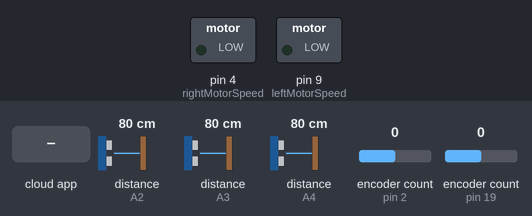
This sketch was run on a simulated Arduino Uno, built with avr-gcc and run on an emulated ATmega328P. On the bench: switched loads named in the sketch (green lamp = pin HIGH). The inputs (shaded band) are chosen by the test bench; at power-on: encoder count (sensors on pin 2, pin 19) 0, distance to the obstacle (sensors on A2, A3, A4) 80 cm. The ROS host is connected and sends only what is stated.

Above: at 1.2 s.
1.3 s: encoder count (sensor on pin 2) set to 4
At 2.3 s:
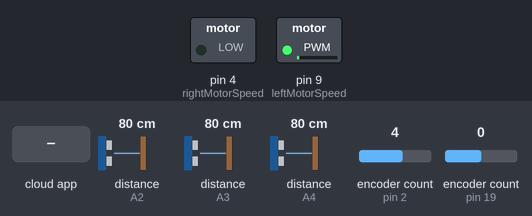
2.9 s: the phone or cloud app sets linear.x to -100
At 4.0 s:
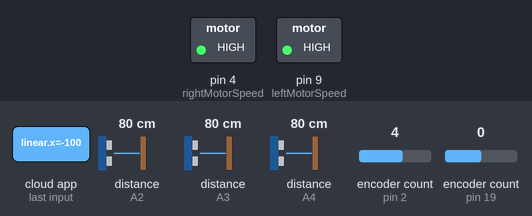
4.5 s: the phone or cloud app sets linear.x to 0
At 5.7 s:
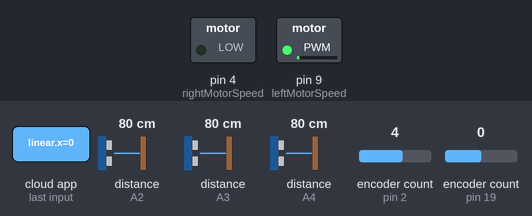
6.2 s: the phone or cloud app sets angular.z to -100
At 7.4 s:
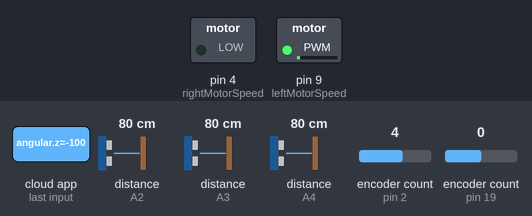
7.8 s: the phone or cloud app sets linear.x to 100
At 9.1 s:
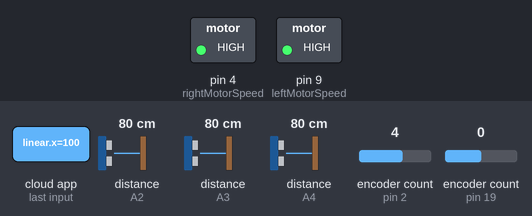
Timing chart, 0 to 10.4 s (numbered marks = the images above; inputs shaded):
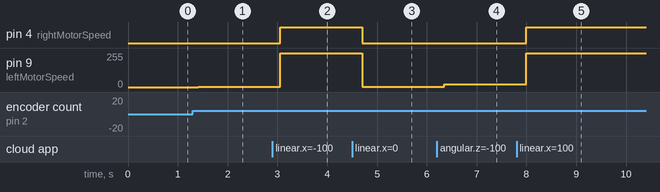

The sketch:

firmware.ino
```cpp
#include <Encoder.h>
#include <SharpIR.h>
#include <Average.h>

// ROS headers
#include <ros.h>
#include <std_msgs/Float32.h>
#include <geometry_msgs/Pose2D.h>
#include <geometry_msgs/Twist.h>

// encoder pins
const byte encL1 = 2;
const byte encL2 = 3;
const byte encR1 = 18;
const byte encR2 = 19;

// motor pins
const byte rightMotorSpeed = 4;
const byte rightMotorToggle = 5;
const byte leftMotorSpeed = 9;
const byte leftMotorToggle = 6;

// sensor pin numbers
//const byte sensorLeftPin = A2;
//const byte sensorFrontPin = A3;
//const byte sensorRightPin = A4;
const byte sensorLeftPin = A3;
const byte sensorFrontPin = A4;
const byte sensorRightPin = A2;

// object to get distance from sensors
SharpIR sensorLeft (SharpIR::GP2Y0A21YK0F, sensorLeftPin );
SharpIR sensorFront(SharpIR::GP2Y0A21YK0F, sensorFrontPin);
SharpIR sensorRight(SharpIR::GP2Y0A21YK0F, sensorRightPin);

// We take the average of the ten last sensor outputs
Average<float> avgLeft(10);
Average<float> avgFront(10);
Average<float> avgRight(10);

// initialize encoders
Encoder encR(encL1, encL2);
Encoder encL(encR2, encR1);

// global variables
long unsigned current_time;
float linear_vel  = 0.;
float angular_vel = 0.;

struct Pose
{
  float x;
  float y;
  float theta;

};

class Robot
{
  private:
    float r;  // wheel radius
    float b;  // distance between wheels
    int C;    // encoder resolution
    Pose pose;

  public:
  Robot(float _r, float _b, int _C): r{_r}, b{_b}, C{_C}
  {
    pose = {0., 0., 0.};
  }

  // Setter and getter
  float getR() { return r; }
  float getB() { return b; }
  int   getC() { return C; }
  struct Pose getPose(){return pose;}
  void setPose(float x, float y, float theta)
  {
    pose.x = x;
    pose.y = y;
    pose.theta = theta;
  }

};

// Initialize Robot
Robot robot = Robot(0.015, 0.095, 12 * 298);

ros::NodeHandle nh;

std_msgs::Float32 front_distance, right_distance, left_distance;
geometry_msgs::Pose2D pose;

// Initialize publishers
ros::Publisher front_distance_pub("front_distance", &front_distance);
ros::Publisher right_distance_pub("right_distance", &right_distance);
ros::Publisher left_distance_pub ("left_distance" , &left_distance );

ros::Publisher pose_pub("pose", &pose);

// converts linear and angular velocities to wheels angular velocities
void cmd_vel2wheels(float v, float w, class Robot& robot, float* result)
{
  result[0] = (v - robot.getB()/2. * w)/robot.getR();
  result[1] = (v + robot.getB()/2. * w)/robot.getR();
}
// Initialize subscribers
void cmd_vel_callback(const geometry_msgs::Twist& msg){
  linear_vel = msg.linear.x;
  angular_vel = msg.angular.z;
}

// calculates new pose of the robot based on current number of encoder pulses
// and robots's physical properties
void poseUpdate2(int NL, int NR, class Robot& robot, float deltaT, float* realVels)
{
  float coefficient = 2 * PI * robot.getR()/robot.getC()/deltaT;
  float v = coefficient * (NR + NL)/2.;
  float w = coefficient * (NR - NL)/robot.getB();

  realVels[0] = v;
  realVels[1] = w;

  Pose pose = robot.getPose();
  float theta = atan2(sin(pose.theta + w * deltaT),
                      cos(pose.theta + w * deltaT));
  robot.setPose(pose.x + v * cos(theta) * deltaT,
                pose.y + v * sin(theta) * deltaT,
                theta);
}

// calculate proportional error
float* getPropError(float w_d_l, float w_d_r, float w_l, float w_r)
{
  static float error[] = {0.0};
  error[0] = w_d_l - w_l;
  error[1] = w_d_r - w_r;
  return error;
}

float* getDerivError(float* prop_error_old, float* prop_error_new)
{
  static float deriv_error[] = {0.0};
  deriv_error[0] = prop_error_new[0] - prop_error_old[0];
  deriv_error[1] = prop_error_new[1] - prop_error_old[1];
  return deriv_error;
}

float* getIntegralError(float* integral_error_old, float* prop_error_new)
{
  static float integral_error[] = {0.0};
  integral_error[0] = integral_error_old[0] - prop_error_new[0];
  integral_error[1] = integral_error_old[1] - prop_error_new[1];
  return integral_error;
}

float* pid(float Kp, float Ki, float Kd, float* prop_error, float* deriv_error, float* integral_error, float deltaT)
{
  static float gain[] = {};
  gain[0] = Kp * prop_error[0] + Ki * integral_error[0] * deltaT + Kd * deriv_error[0] / deltaT;
  gain[1] = Kp * prop_error[1] + Ki * integral_error[1] * deltaT + Kd * deriv_error[1] / deltaT;
  return gain;
}

ros::Subscriber<geometry_msgs::Twist> cmd_vel_sub("cmd_vel", cmd_vel_callback);

void setup() {

  // initialize node
  nh.initNode();


  // The topics that robot publishes:
  nh.advertise(front_distance_pub);
  nh.advertise(right_distance_pub);
  nh.advertise(left_distance_pub);
  nh.advertise(pose_pub);

  // The topics that robot subscribes to:
  nh.subscribe(cmd_vel_sub);
}

// store intermediate results
float desired_wheel_vels[2];
float real_vels[2];
float real_wheel_vels[2];
float* prop_error_old;
float* prop_error_new;
float* deriv_error;
float* integral_error_old;
float* integral_error_new;
float* gain;

float deltaT = 0.1;

void loop() {
  int current_pulses[2] = {0, 0};
  int old_pulses[2] = {0, 0};
  prop_error_old[0] = 0;
  prop_error_new[1] = 0;
  integral_error_old[0] = 0;
  integral_error_old[1] = 0;

  // publish data at 10Hz
  if (millis() - current_time > 100){
    // calculations
    cmd_vel2wheels(linear_vel, angular_vel, robot, desired_wheel_vels);

    // get encoder data
    current_pulses[0] = encL.read();
    current_pulses[1] = encR.read();

    // update robot pose
    poseUpdate2(current_pulses[0] - old_pulses[0],
                current_pulses[1] - old_pulses[1],
                robot, deltaT, real_vels);
    cmd_vel2wheels(real_vels[0], real_vels[1], robot, real_wheel_vels);

    // calculate errors for pid
    prop_error_new = getPropError(desired_wheel_vels[0], desired_wheel_vels[1],
                                real_wheel_vels[0]   , real_wheel_vels[1]);
    deriv_error = getDerivError(prop_error_old, prop_error_new);
    integral_error_new = getIntegralError(integral_error_old, prop_error_new);

    gain = pid(1.5, 0.3, 0.7, prop_error_new, deriv_error, integral_error_new, deltaT);

    float gain2 [2];
    //float desired_vels2[2];
    float real_vels2[2];

    gain2[0] = gain[0];
    gain2[1] = gain[1];
    //desired_vels2[0] = desired_vels[0];
    //desired_vels2[1] = desired_vels[1];
    real_vels2[0] = real_vels[0];
    real_vels2[1] = real_vels[1];

    if (gain2[0] < 0) digitalWrite(leftMotorToggle, HIGH);
    else digitalWrite(leftMotorToggle, LOW);
    if (gain2[1] < 0) digitalWrite(rightMotorToggle, HIGH);
    else digitalWrite(rightMotorToggle, LOW);

    if (gain2[0] > 255) gain2[0] = 255;
    if (gain2[1] > 255) gain2[1] = 255;
    if (gain2[0] < -255) gain2[0] = -255;
    if (gain2[1] < -255) gain2[1] = -255;
    analogWrite(leftMotorSpeed, abs(gain2[0]));
    analogWrite(rightMotorSpeed, abs(gain2[1]));

    // updates
    old_pulses[0] = current_pulses[0];
    old_pulses[1] = current_pulses[1];

    prop_error_old[0] = prop_error_new[0];
    prop_error_old[1] = prop_error_new[1];
    integral_error_old[0] = integral_error_new[0];
    integral_error_old[1] = integral_error_new[1];

    // publish data
    avgLeft.push(sensorLeft.getDistance());
    avgFront.push(sensorFront.getDistance());
    avgRight.push(sensorRight.getDistance());

    front_distance.data = avgLeft.mean();
    front_distance_pub.publish(&front_distance);

    right_distance.data = avgFront.mean();
    right_distance_pub.publish(&right_distance);

    left_distance.data = avgRight.mean();
    left_distance_pub.publish(&left_distance);

    Pose robot_pose = robot.getPose();
    pose.x = robot_pose.x;
    pose.y = robot_pose.y;
    pose.theta = robot_pose.theta;
    pose_pub.publish(&pose);


    current_time = millis();
    nh.spinOnce();
  }

}
```

Measured:
- after the input at 1.3 s, pin 9 (leftMotorSpeed): 0/255 → 1/255 after 0.11 s
- after the input at 2.9 s, pin 4 (rightMotorSpeed): LOW → HIGH after 0.16 s; pin 9 (leftMotorSpeed): 1/255 → 255/255 after 0.16 s
- after the input at 4.5 s, pin 4 (rightMotorSpeed): HIGH → LOW after 0.21 s; pin 9 (leftMotorSpeed): 255/255 → 1/255 after 0.21 s
- after the input at 6.2 s, pin 9 (leftMotorSpeed): 1/255 → 19/255 after 0.15 s
- after the input at 7.8 s, pin 4 (rightMotorSpeed): LOW → HIGH after 0.20 s; pin 9 (leftMotorSpeed): 19/255 → 255/255 after 0.20 s
